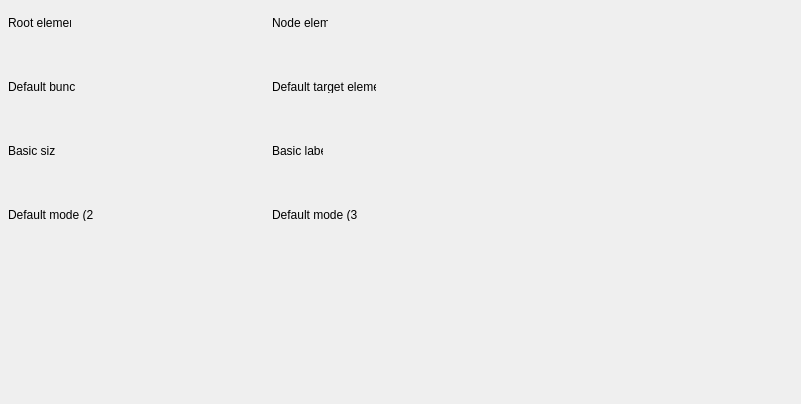
<?xml version="1.0" encoding="UTF-8"?>
<ui version="4.0">
  <class>MDIKernelSupportEdit</class>
  <widget class="QWidget" name="MDIKernelSupportEdit">
    <property name="geometry">
      <rect>
        <x>0</x>
        <y>0</y>
        <width>801</width>
        <height>404</height>
      </rect>
    </property>
    <property name="windowTitle">
      <string>MDIKernelSupportEdit</string>
    </property>
    <widget class="QLabel" name="LBL">
      <property name="geometry">
        <rect>
          <x>0</x>
          <y>0</y>
          <width>1</width>
          <height>1</height>
        </rect>
      </property>
      <property name="text">
        <string/>
      </property>
      <property name="visible">
        <bool>false</bool>
      </property>
    </widget>
    <widget class="QLabel" name="Label7">
      <property name="geometry">
        <rect>
          <x>272</x>
          <y>80</y>
          <width>104</width>
          <height>13</height>
        </rect>
      </property>
      <property name="windowTitle">
        <string>Default target element</string>
      </property>
      <property name="text">
        <string>Default target element</string>
      </property>
    </widget>
    <widget class="QLabel" name="Label6">
      <property name="geometry">
        <rect>
          <x>272</x>
          <y>208</y>
          <width>86</width>
          <height>13</height>
        </rect>
      </property>
      <property name="windowTitle">
        <string>Default mode (3D)</string>
      </property>
      <property name="text">
        <string>Default mode (3D)</string>
      </property>
    </widget>
    <widget class="QLabel" name="Label4">
      <property name="geometry">
        <rect>
          <x>8</x>
          <y>208</y>
          <width>86</width>
          <height>13</height>
        </rect>
      </property>
      <property name="windowTitle">
        <string>Default mode (2D)</string>
      </property>
      <property name="text">
        <string>Default mode (2D)</string>
      </property>
    </widget>
    <widget class="QLabel" name="Label3">
      <property name="geometry">
        <rect>
          <x>8</x>
          <y>80</y>
          <width>67</width>
          <height>13</height>
        </rect>
      </property>
      <property name="windowTitle">
        <string>Default bunch</string>
      </property>
      <property name="text">
        <string>Default bunch</string>
      </property>
    </widget>
    <widget class="QLabel" name="Label1">
      <property name="geometry">
        <rect>
          <x>272</x>
          <y>144</y>
          <width>51</width>
          <height>13</height>
        </rect>
      </property>
      <property name="windowTitle">
        <string>Basic label</string>
      </property>
      <property name="text">
        <string>Basic label</string>
      </property>
    </widget>
    <widget class="QLabel" name="Label2">
      <property name="geometry">
        <rect>
          <x>8</x>
          <y>144</y>
          <width>47</width>
          <height>13</height>
        </rect>
      </property>
      <property name="windowTitle">
        <string>Basic size</string>
      </property>
      <property name="text">
        <string>Basic size</string>
      </property>
    </widget>
    <widget class="QLabel" name="Label5">
      <property name="geometry">
        <rect>
          <x>8</x>
          <y>16</y>
          <width>63</width>
          <height>13</height>
        </rect>
      </property>
      <property name="windowTitle">
        <string>Root element</string>
      </property>
      <property name="text">
        <string>Root element</string>
      </property>
    </widget>
    <widget class="QLabel" name="Label8">
      <property name="geometry">
        <rect>
          <x>272</x>
          <y>16</y>
          <width>56</width>
          <height>13</height>
        </rect>
      </property>
      <property name="windowTitle">
        <string>Node element</string>
      </property>
      <property name="text">
        <string>Node element</string>
      </property>
    </widget>
    <widget class="QFrame" name="AMetaLabel3D">
      <property name="geometry">
        <rect>
          <x>272</x>
          <y>160</y>
          <width>250</width>
          <height>41</height>
        </rect>
      </property>
      <property name="windowTitle">
        <string>AMetaLabel3D</string>
      </property>
      <property name="frameShape">
        <enum>QFrame::NoFrame</enum>
      </property>
    </widget>
    <widget class="QFrame" name="ADefaultLink">
      <property name="geometry">
        <rect>
          <x>8</x>
          <y>96</y>
          <width>249</width>
          <height>41</height>
        </rect>
      </property>
      <property name="windowTitle">
        <string>ADefaultLink</string>
      </property>
      <property name="frameShape">
        <enum>QFrame::NoFrame</enum>
      </property>
    </widget>
    <widget class="QFrame" name="ADefaultTarget">
      <property name="geometry">
        <rect>
          <x>272</x>
          <y>96</y>
          <width>250</width>
          <height>41</height>
        </rect>
      </property>
      <property name="windowTitle">
        <string>ADefaultTarget</string>
      </property>
      <property name="frameShape">
        <enum>QFrame::NoFrame</enum>
      </property>
    </widget>
    <widget class="QFrame" name="ADEFAULT_SIZE">
      <property name="geometry">
        <rect>
          <x>8</x>
          <y>160</y>
          <width>250</width>
          <height>41</height>
        </rect>
      </property>
      <property name="windowTitle">
        <string>ADEFAULT_SIZE</string>
      </property>
      <property name="frameShape">
        <enum>QFrame::NoFrame</enum>
      </property>
    </widget>
    <widget class="QFrame" name="ADEFAULT_MODE">
      <property name="geometry">
        <rect>
          <x>8</x>
          <y>224</y>
          <width>250</width>
          <height>41</height>
        </rect>
      </property>
      <property name="windowTitle">
        <string>ADEFAULT_MODE</string>
      </property>
      <property name="frameShape">
        <enum>QFrame::NoFrame</enum>
      </property>
    </widget>
    <widget class="QFrame" name="A_3D_MODE">
      <property name="geometry">
        <rect>
          <x>272</x>
          <y>224</y>
          <width>250</width>
          <height>41</height>
        </rect>
      </property>
      <property name="windowTitle">
        <string>A_3D_MODE</string>
      </property>
      <property name="frameShape">
        <enum>QFrame::NoFrame</enum>
      </property>
    </widget>
    <widget class="QFrame" name="ARootElement">
      <property name="geometry">
        <rect>
          <x>8</x>
          <y>32</y>
          <width>250</width>
          <height>41</height>
        </rect>
      </property>
      <property name="windowTitle">
        <string>ARootElement</string>
      </property>
      <property name="frameShape">
        <enum>QFrame::NoFrame</enum>
      </property>
    </widget>
    <widget class="QFrame" name="ASubRootElement">
      <property name="geometry">
        <rect>
          <x>272</x>
          <y>32</y>
          <width>250</width>
          <height>41</height>
        </rect>
      </property>
      <property name="windowTitle">
        <string>ASubRootElement</string>
      </property>
      <property name="frameShape">
        <enum>QFrame::NoFrame</enum>
      </property>
    </widget>
  </widget>
  <resources/>
  <connections/>
</ui>
